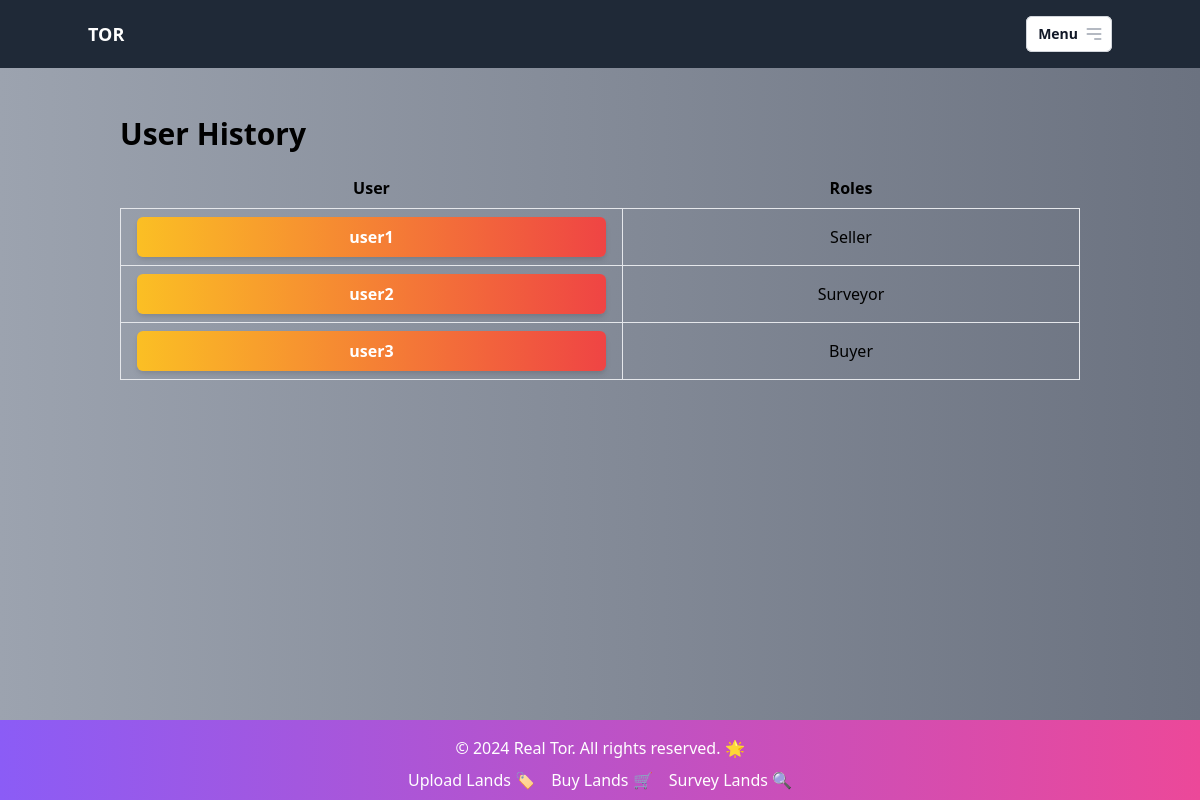
The page /history/user-history/ (signed in) on the database its author committed.
### history/models.py (models this page shows, shortened)
class UserHistory(models.Model):
    user = models.OneToOneField(User, on_delete=models.CASCADE)
    roles = models.ManyToManyField('Role', related_name='users', blank=True)
    def get_roles(self):
        return ', '.join([role.name for role in self.roles.all()])

class Role(models.Model):
    name = models.CharField(max_length=100)

### history/views.py (the view)
# urls.py: path('user-history/', views.user_history, name='user_history'),
@login_required
def user_history(request):
    user_histories = UserHistory.objects.all()
    return render(request, 'history/user_history.html', {'user_histories': user_histories})

### templates/history/user_history.html
{% extends 'base.html' %}
{% block content %}
<div class="container mx-auto px-4 py-8">
    <h1 class="text-3xl font-bold mb-4">User History</h1>
    <table class="table-auto w-full">
        <thead>
            <tr>
                <th class="px-4 py-2">User</th>
                <th class="px-4 py-2">Roles</th>
            </tr>
        </thead>
        <tbody>
            {% for user_history in user_histories %}
            <tr>
                <td class="border px-4 py-2">
                    <a href="{% url 'user_profile' user_history.user.id %}" class="block bg-gradient-to-r from-yellow-400 to-red-500 hover:from-yellow-500 hover:to-red-600 text-white font-semibold py-2 px-4 rounded-md shadow-md transition-colors duration-300 text-center">
                        {{ user_history.user }}
                    </a>
                </td>
                <td class="text-center border px-4 py-2">{{ user_history.get_roles }}</td>
            </tr>
            {% endfor %}
        </tbody>
    </table>
</div>
{% endblock %}

### templates/base.html (style rules this page uses)
html { min-height: 100%; position: relative; }
body { margin: 0; padding-bottom: 80px; }

### rows shown on the page
UserHistory: user "user1", get_roles "Seller"
UserHistory: user "user2", get_roles "Surveyor"
UserHistory: user "user3", get_roles "Buyer"
